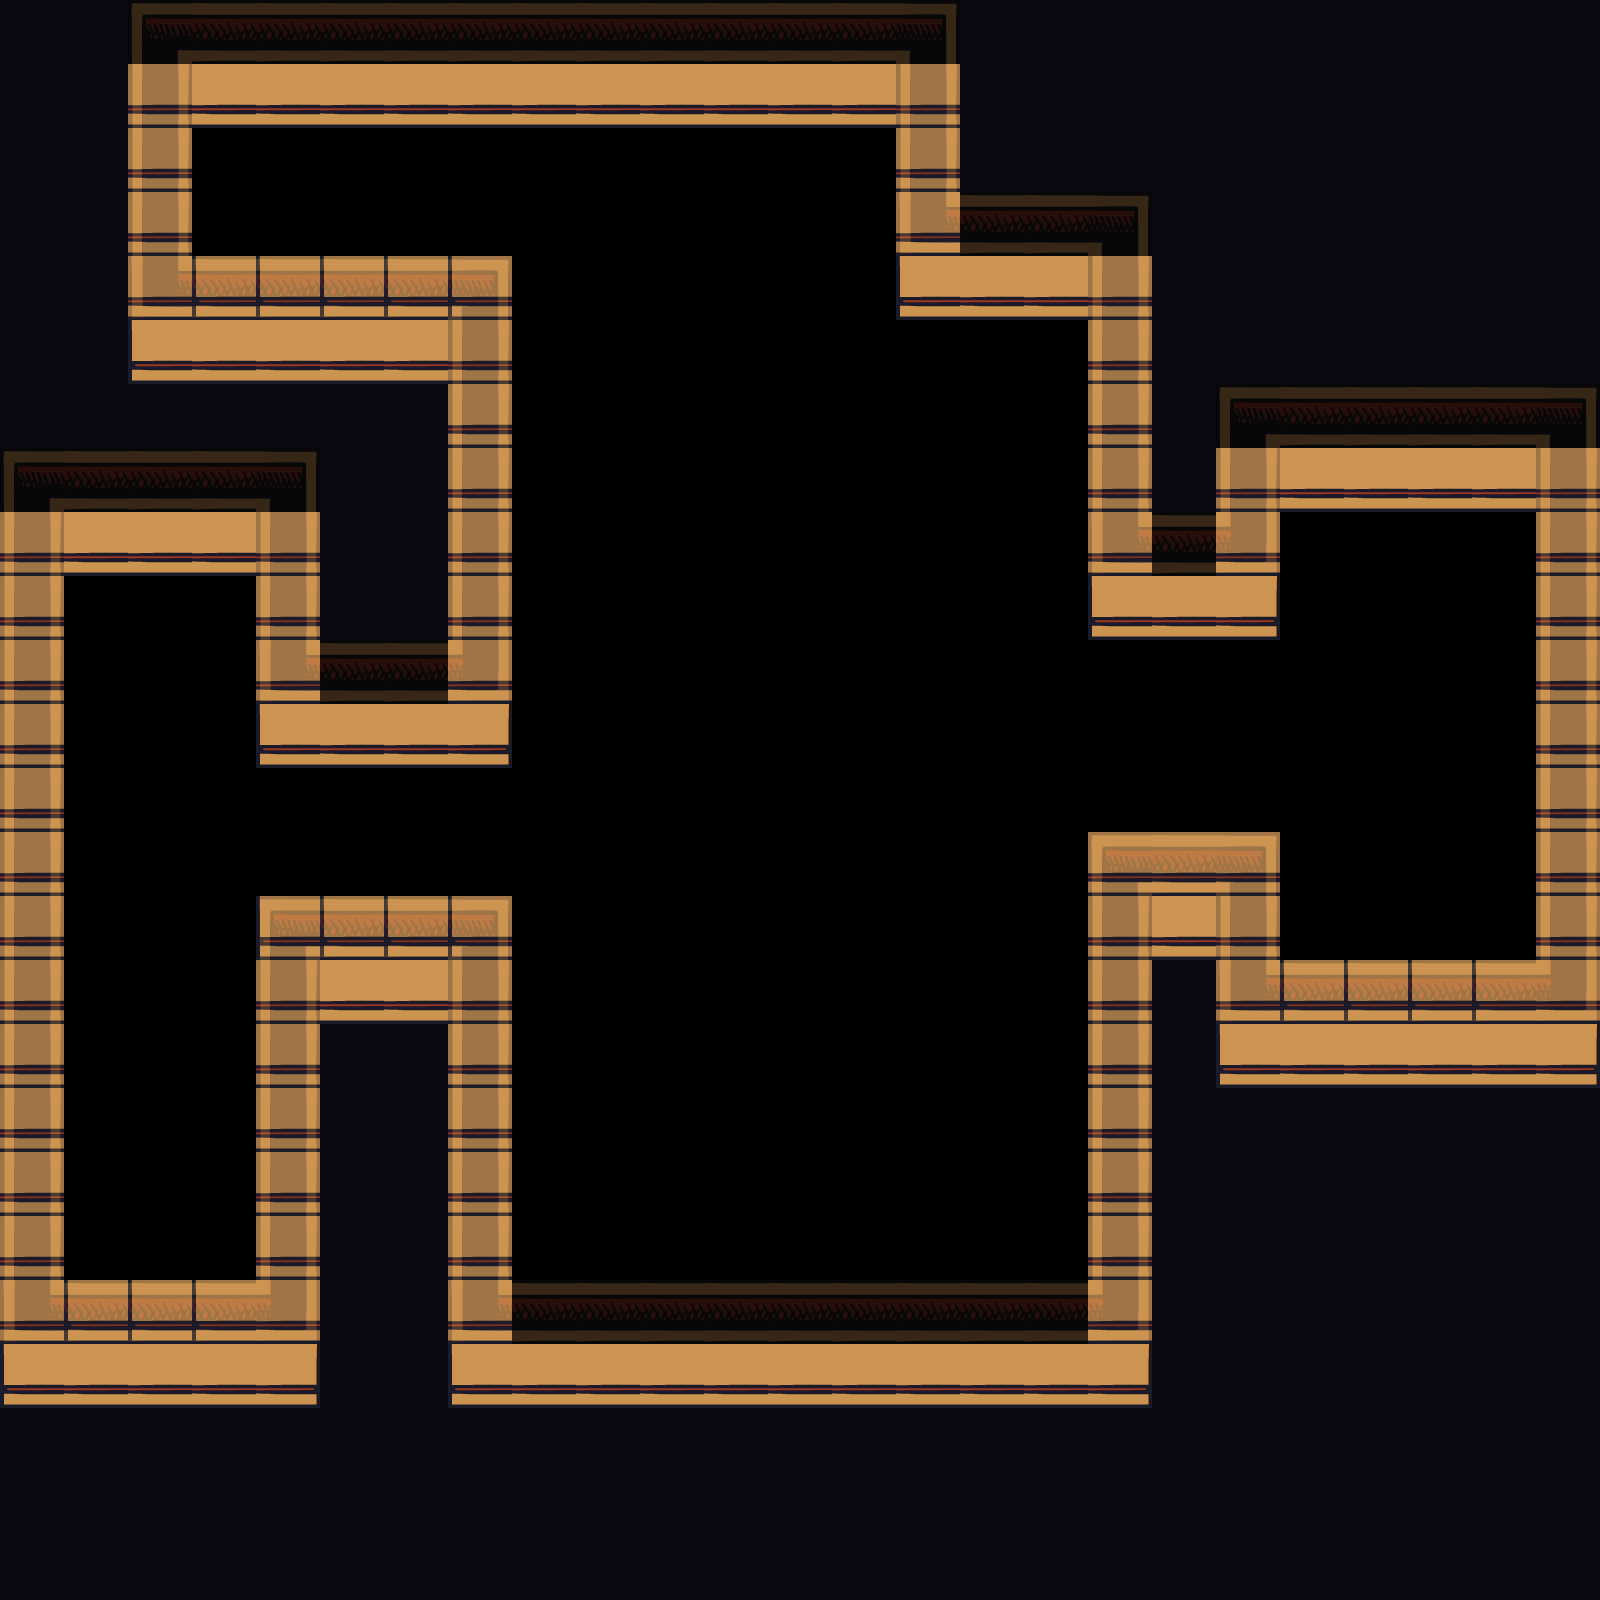

Below is a game level as drawn by its tile map, then a one-line description and the .tmx that defines it (tile-layer data replaced by summaries):
An orthogonal 25x25 tile map with 64x64 px tiles, 2 tile layers (wall_layer, ceiling_layer), 1 hidden layer not drawn and 11 objects (2x fridge, bed, chair, tv, radio, ...).

<map version="1.0" orientation="orthogonal" width="25" height="25" tilewidth="64" tileheight="64">
 <tileset firstgid="1" name="tileset" tilewidth="64" tileheight="64">
  <image source="tileset.png" width="1536" height="64" />
  <tile id="1">
   <properties>
    <property name="" value="" />
   </properties>
  </tile>
  <tile id="2">
   <properties>
    <property name="" value="" />
   </properties>
  </tile>
  <tile id="19">
   <properties>
    <property name="blocked" value="true" />
   </properties>
  </tile>
  <tile id="20">
   <properties>
    <property name="blocked" value="true" />
   </properties>
  </tile>
  <tile id="21">
   <properties>
    <property name="blocked" value="true" />
   </properties>
  </tile>
  <tile id="22">
   <properties>
    <property name="blocked" value="true" />
   </properties>
  </tile>
 </tileset>
 <layer name="floor_layer" width="25" height="25" visible="0">
  <data>[625 cells, 284 non-empty, 1 distinct tile ids]</data>
 </layer>
 <layer name="wall_layer" width="25" height="25">
  <data>[625 cells, 143 non-empty, 3 distinct tile ids]</data>
 </layer>
 <layer name="ceiling_layer" width="25" height="25" opacity="0.26">
  <data>[625 cells, 326 non-empty, 7 distinct tile ids]</data>
 </layer>
 <objectgroup name="player_start" width="25" height="25" visible="0">
  <object x="960" y="1152" width="64" height="64" />
 </objectgroup>
 <objectgroup name="tenant_spots" width="25" height="25" visible="0">
  <object name="bed" x="1280" y="512" width="64" height="64" />
  <object name="chair" x="128" y="1152" width="64" height="64" />
  <object name="fridge" x="320" y="128" width="64" height="64" />
 </objectgroup>
 <objectgroup name="interactable_objects" width="25" height="25">
  <object name="tv" x="702" y="128" width="64" height="64" />
  <object name="radio" x="120" y="646" width="64" height="64" />
  <object name="fridge" x="1346" y="830" width="64" height="64" />
  <object name="bin" x="514" y="970" width="64" height="64" />
  <object name="target" x="820" y="632" width="48" height="128" />
 </objectgroup>
 <objectgroup name="tenant_startingpoints" width="25" height="25" visible="0">
  <object name="guy" x="768" y="128" width="64" height="64" />
  <object name="lad" x="1344" y="704" width="64" height="64" />
 </objectgroup>
</map>